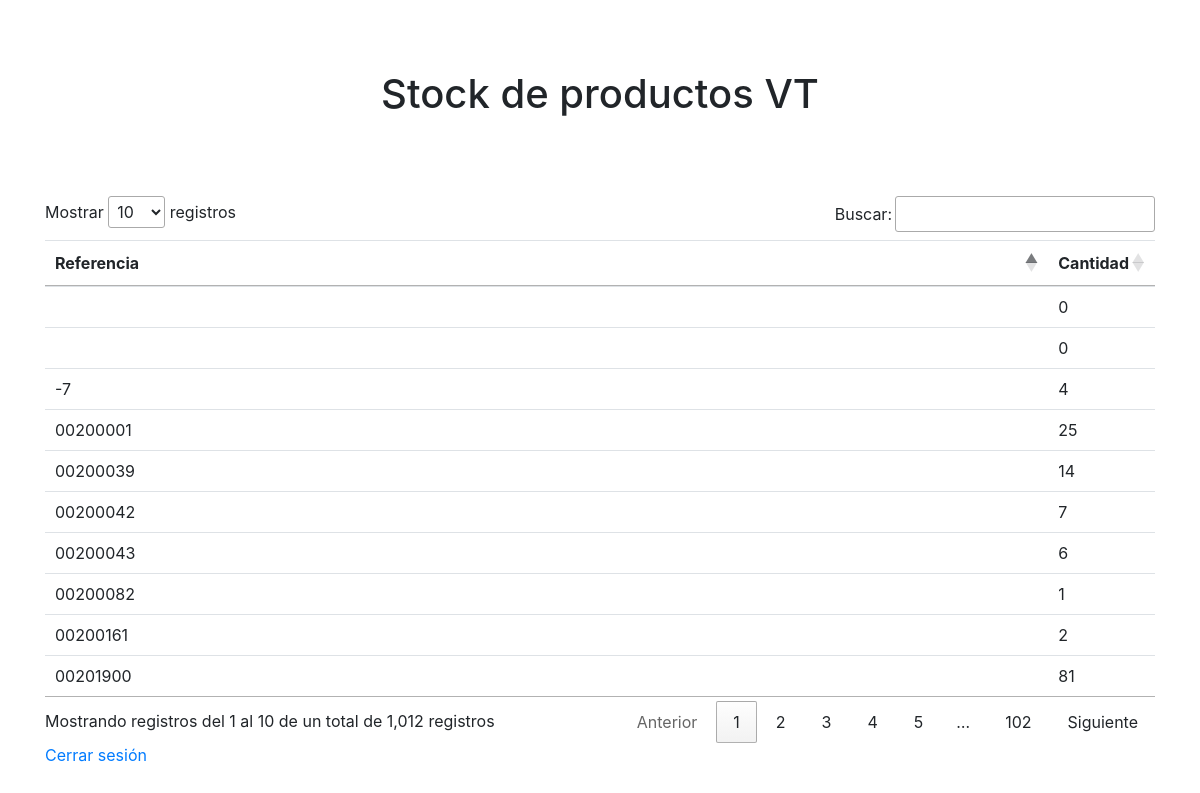
/inventario/ (signed in), run on the app's committed database.
### inventario/models.py (models this page shows, shortened)
class Articulo(models.Model):
    referencia = models.CharField(max_length=50)
    cantidad = models.IntegerField()

### inventario/views.py (the view)
# urls.py: path('', views.index, name='index'),
@login_required
def index(request):
    referencias = Articulo.objects.all()
    template = loader.get_template('inventario/index.html')
    context = {
        'referencias': referencias,
    }
    return HttpResponse(template.render(context, request))

### inventario/templates/inventario/index.html (shortened to what this page needs)
{% extends 'base.html' %}
{% block content %}
      <div class="cabecera">
        <h1 class="text-center"> Stock de productos VT </h1>
      </div>
      <table class="table table-hover" id="tabla_stock">
        <thead>
          <tr>
            <th scope="col">Referencia</th>
            <th scope="col">Cantidad</th>
          </tr>
        </thead>
        {% for ref in referencias %}
            <tr>
              <td>{{ ref.referencia }}</td>
              <td>{{ ref.cantidad }}</td>
            </tr>
        {% endfor %}
      </table>
      <p><a href="{% url 'logout' %}">Cerrar sesión</a></p>
  {% endblock %}

### templates/base.html (shortened to what this page needs)
<!doctype html>
<html lang="es">
  <head>
    <link rel="stylesheet" type="text/css" href="https://cdn.datatables.net/1.10.16/css/jquery.dataTables.css">
    <link rel="stylesheet" href="https://stackpath.bootstrapcdn.com/bootstrap/4.1.0/css/bootstrap.min.css">
    {% load static from staticfiles %}
    <link rel="stylesheet" type="text/css" href="{% static 'css/style.css' %}" />
  </head>
  <body>
    <div class="container">
      {% block content %}
      {% endblock %}
  </div>
  </body>
</html>

### assets/css/style.css (style rules this page uses)
.cabecera { padding: 70px 0 70px 0; }

### data on the page
Articulo: referencia "00200001", cantidad "25"
Articulo: referencia "00200039", cantidad "14"
Articulo: referencia "00200042", cantidad "7"
Articulo: referencia "00200043", cantidad "6"
Articulo: referencia "00200082", cantidad "1"
Articulo: referencia "00200161", cantidad "2"
Articulo: referencia "00201900", cantidad "81"
Articulo: cantidad "0"
Articulo: cantidad "0"
Articulo: referencia "-7", cantidad "4"
